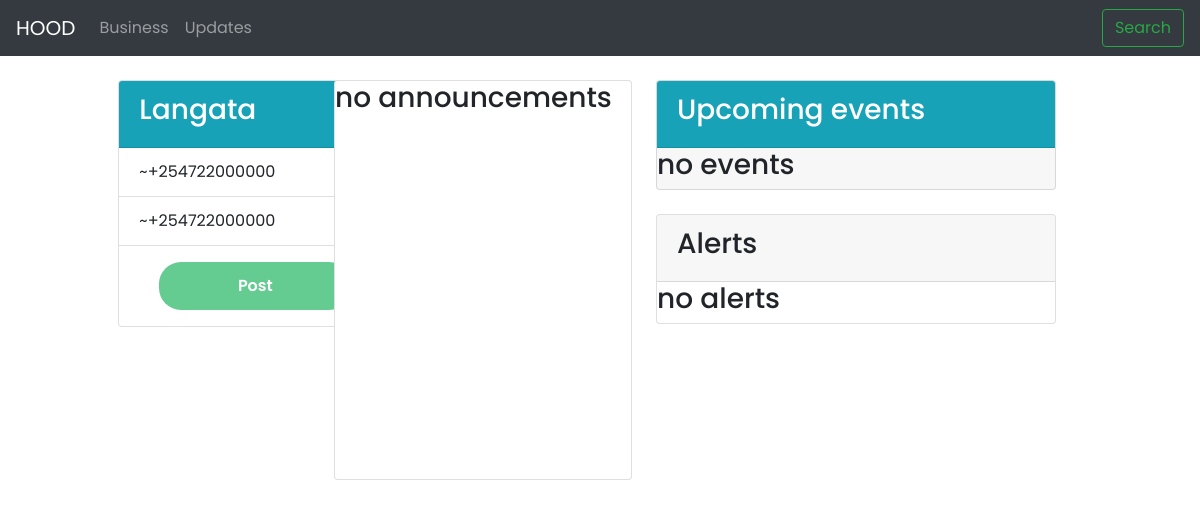
/updates/ (signed in), run on the app's committed database.
### hoodapp/models.py (models this page shows, shortened)
class Neighbourhood(models.Model):
    name = models.CharField(max_length=255)
    location = models.ForeignKey(Location,on_delete=models.CASCADE)
    occupants_count = models.IntegerField(default=0,blank=True,null=True)
    police_num = models.CharField(max_length=255,null=True,blank=True)
    hospital_num = models.CharField(max_length=255,null=True,blank=True)
    def __str__(self):
        return self.name

### hoodapp/views.py (the view, shortened to what this page needs)
# urls.py: path('updates/',views.Updates_view,name='updates'),
def Updates_view(request):
    stories = Hood_update.objects.filter(category__category_name='Announcements',
        neighbourhood=request.user.profile.neighbourhood)
    alerts = Hood_update.objects.filter(category__category_name='Alerts',
        neighbourhood=request.user.profile.neighbourhood)
    events = Hood_update.objects.filter(category__category_name='Events',
    neighbourhood=request.user.profile.neighbourhood)
    neibdetails = Neighbourhood.objects.get(
            name=request.user.profile.neighbourhood)
    categories = Category.objects.all()
    context = {
        'stories': stories,
        'alerts': alerts,
        'events': events,
        'neibdetails': neibdetails,
        'categories': categories
        }
    return render(request, 'hood/updates.html',context)

### hoodapp/templates/hood/updates.html (shortened to what this page needs)
{% extends 'hood/layout.html' %}
{% block content%}
<div class="container-fluid" id="main">
  <div class="row px-1 py-4">
    <div class="col-md-1">
    </div>
    <div class="col-md-2">
      <div class="card" style="width: 18rem;">
        <div class="card-header bg-info">
          <h3 class="text-white w-bold">{{neibdetails.name}}</h3>
        </div>
        <ul class="list-group list-group-flush">
          <li class="list-group-item">~{{neibdetails.hospital_num}}</li>
          <li class="list-group-item">~{{neibdetails.police_num}}</li>
        </ul>
          <a href="" class="px-4 py-3" data-bs-toggle="modal" data-bs-target="#post">
            <button class="btn22" type="submit">
              Post</button>
          </a>
      </div>
     </div>
     <div class="col-md-3 card" id="cardstory">
      <div class="row">
        {% for story in stories %}
        <div>
         <div class="str">
          <div class="author d-flex py-2 px-3">
          <img class="authorimg" src="{{story.author.profile.avatar.url}}" alt="">
          <p class="px-1 py-1">
            <strong>{{story.author.username}}</strong>
          </p>
          </div>
         </div>
         <div class="storysec px-3">
          <img src="{{story.image.url}}" alt="" srcset="">
          <h5>{{story.title}}</h5>
          <p>{{story.description | truncatewords:10}}</p>
         </div>
        </div>
        {% empty %}
        <div>
          <h3>no announcements</h3>
        </div>
        {% endfor %}
      </div>
     </div>
     <div class="col-md-3 px-4">
      <div class="card" style="width: 25rem;background-color: #F7F7F7;">
        <div class="card-header bg-info">
          <h3 class="text-white w-bold">Upcoming events</h3>
        </div>
        {% for event in events %}
        <div class="events px-3 py-2">
          <div class="card" id="event">
            <div class="div px-2 py-2">
              <span>
                <span class="iconify" data-icon="ci:dot-04-l" style="color: #9826ab;" data-width="30" data-height="30"></span>10:00-11:00
              </span>
              <p>
                <strong>{{event.description}}</strong>
              </p>
            </div>
          </div>
        </div>
        {% empty %}
        <div>
          <h3>no events</h3>
        </div>
        {% endfor %}
      </div>
        <div class="py-4">
        <div class="card" style="width: 25rem;">
          <div class="card-header">
          <h3>Alerts</h3>
          </div>
          {% for alert in alerts %}
          <div class="events px-3 py-2">
            <div class="card" id="event">
              <div class="div px-2 py-2">
                <span>
                  <strong>{{alert.title}}</strong>
                </span>
                <p>
                  {{alert.description | truncatewords:6}}
                </p>
              </div>
            </div>
          </div>
          {% empty %}
          <div>
            <h3>no alerts</h3>
          </div>
          {% endfor %}
        </div>
      </div>
     </div>
  </div>
</div>
{% endblock %}

### hoodapp/static/hoodcss/style.css (style rules this page uses)
* { margin: 0; padding: 0; box-sizing: border-box; font-family: 'Poppins', sans-serif; }
#cardstory { border: 10px 10px 10px 10px; margin-left: 2rem; height: 25rem; }
.btn22 { background-color: #64CC90; border: #64CC90; height: 3rem; width: 12rem; border-radius: 22px 22px 22px 22px; margin-left: 1rem; color: #ffffff; font-weight: 600; }

### data on the page
Neighbourhood: name "Langata", hospital_num "+254722000000", police_num "+254722000000"
